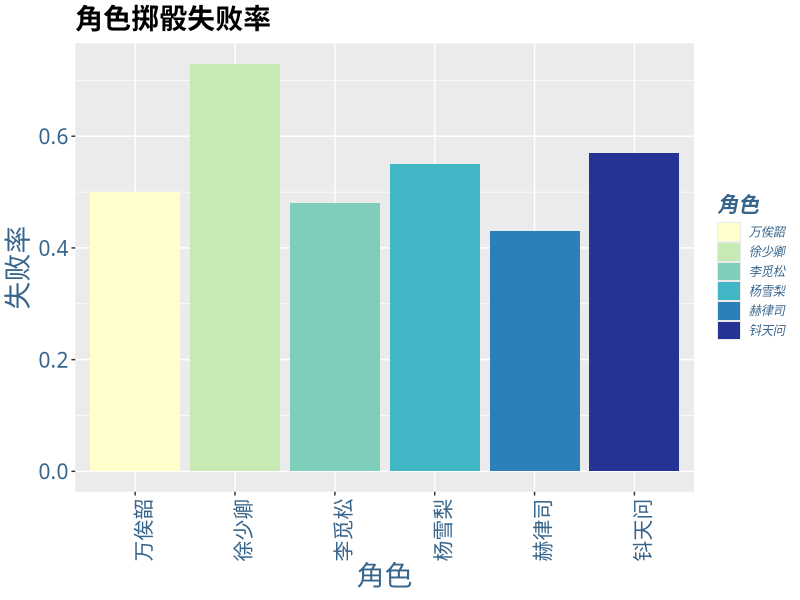
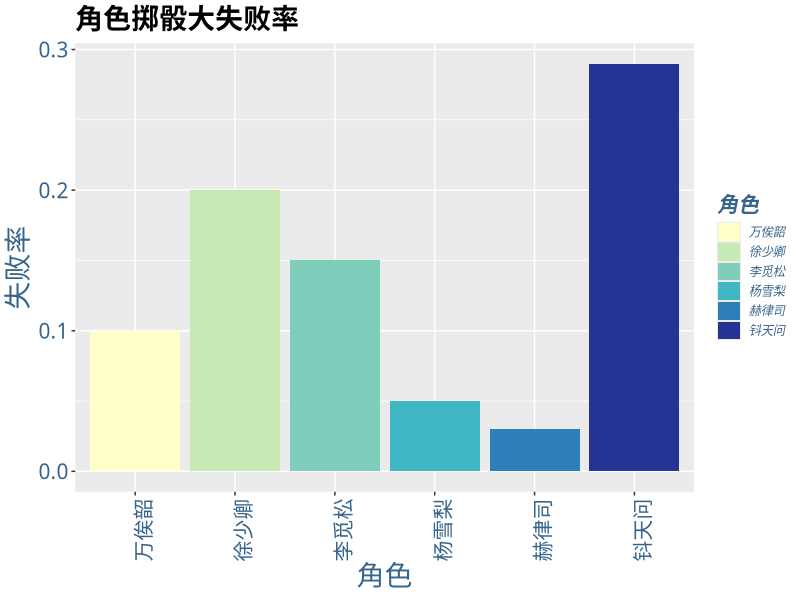
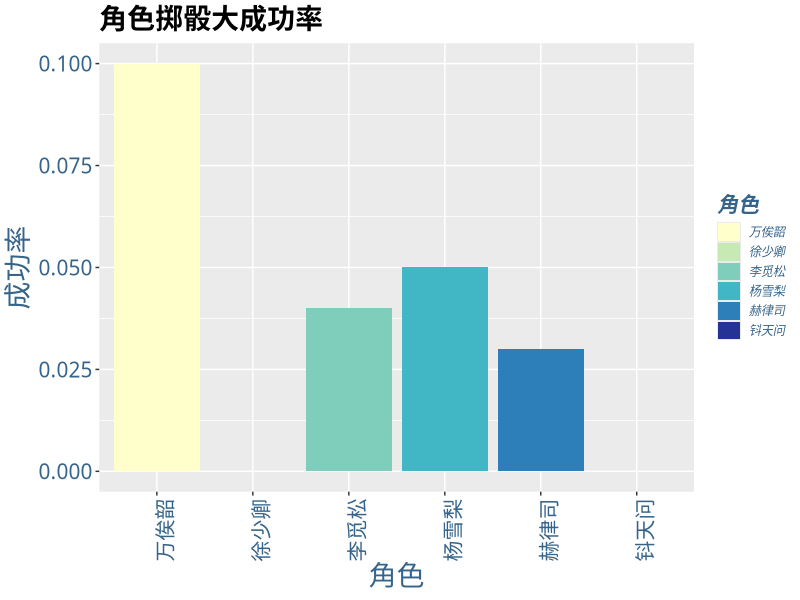
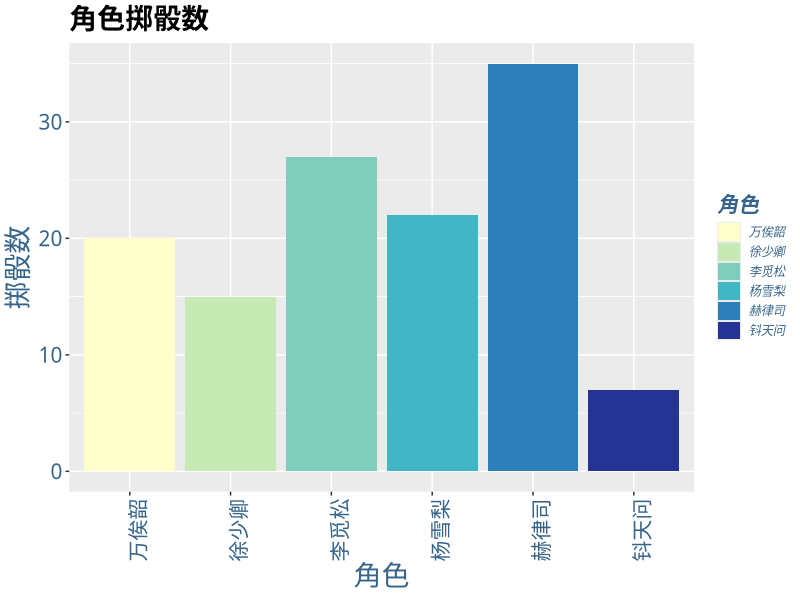
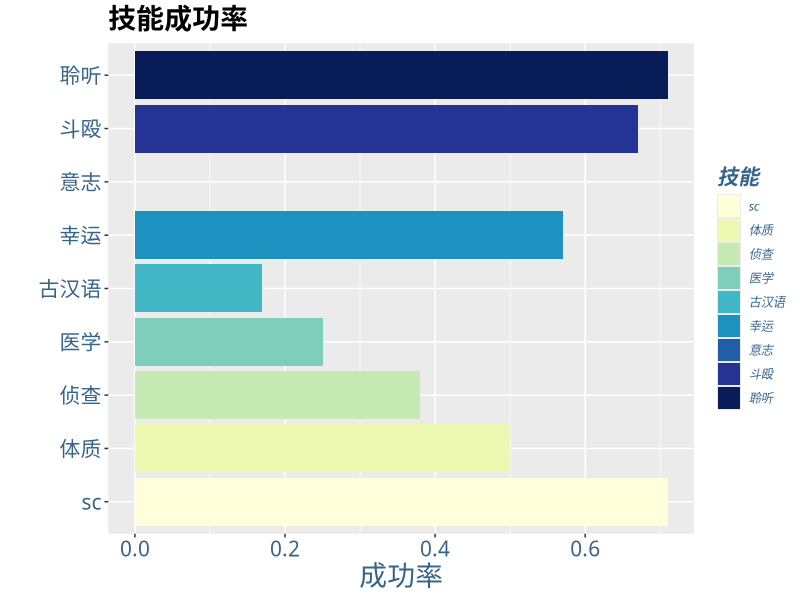

Write the R code that produced these figures, in order. (Note: this script raises an error after producing the figures.)
# ____ ____ ____ ____ ____ ____ 
# ||W |||O |||N |||T |||O |||N ||
# ||__|||__|||__|||__|||__|||__||
# |/__\|/__\|/__\|/__\|/__\|/__\|
# 2020 June 26, v1, @馄饨
# 跑团数据可视化工具
# Contact：qq 2558045098
# 使用前请确保
# 1. csv文件和functions.R文件在同一目录下
# 2. csv文件变量名同示例一致
# 3. 在此界面导航栏Session -> Set Working Directory -> To Source File Location

df <- read.csv("loulan.csv", stringsAsFactors = FALSE) # 将loulan.csv替换为csv文件名
# 如果是第一次运行本程序，运行这两行（之后不用了）
# install.packages("dplyr")
# install.packages("ggplot2")

library("dplyr")
library("ggplot2")

mynamestheme <-
  theme(plot.title = element_text(family = "ZCOOL QingKe HuangYou",
                                  face = "bold", size = (20)),
        legend.title = element_text(colour = "steelblue4",
                                    face = "bold.italic",
                                    family = "ZCOOL QingKe HuangYou",
                                    size = (15)),
        legend.text = element_text(face = "italic",
                                   colour = "steelblue4",
                                   family = "ZCOOL QingKe HuangYou"),
        axis.title = element_text(family = "ZCOOL QingKe HuangYou",
                                  size = (20),
                                  colour = "steelblue4"),
        axis.text = element_text(family = "ZCOOL QingKe HuangYou",
                                 colour = "steelblue4",
                                 size = (15)))

# Based on different player
  player_df <- df %>%
    select("character", "dice", "skill") %>%
    filter(character != "") %>%
    mutate(result = dice - skill) %>%
    group_by(character) %>%
    summarise(
      "sum" = length(result),
      "fail" = length(dice[result > 0]),
      "rate" = round(length(dice[result > 0]) / length(result), 2),
      "extremeF" = round(length(dice[dice >= 95]) / length(result), 2),
      "extremeS" = round(length(dice[dice <= 5]) / length(result), 2)
    )
  
  # Failure Rate 计算角色掷骰失败率
  ggplot(data = player_df) +
    geom_bar(mapping = aes(x = character, y = rate, 
                           fill = character), stat = "identity") +
    ggtitle("角色掷骰失败率") +
    labs(y = "失败率", x = "角色", fill = "角色") +
    mynamestheme +
    theme(
      axis.text.x = element_text(angle = 90),
      legend.key.height = unit(0.5, "cm")
    ) +
    scale_fill_brewer(palette="YlGnBu")
  
  # Extreme Failure Rate 计算角色掷骰大失败率
  ggplot(data = player_df) +
    geom_bar(mapping = aes(x = character, y = extremeF, 
                           fill = character), stat = "identity") +
    ggtitle("角色掷骰大失败率") +
    labs(y = "失败率", x = "角色", fill = "角色") +
    mynamestheme +
    theme(
      axis.text.x = element_text(angle = 90),
      legend.key.height = unit(0.5, "cm")
    ) +
    scale_fill_brewer(palette="YlGnBu")
  
  # Extreme Success Rate 计算角色掷骰大成功率
  ggplot(data = player_df) +
    geom_bar(mapping = aes(x = character, y = extremeS, 
                           fill = character), stat = "identity") +
    ggtitle("角色掷骰大成功率") +
    labs(y = "成功率", x = "角色", fill = "角色") +
    mynamestheme +
    theme(
      axis.text.x = element_text(angle = 90),
      legend.key.height = unit(0.5, "cm")
    ) +
    scale_fill_brewer(palette="YlGnBu")
  
  # Number of Dices 计算角色掷骰数
  ggplot(data = player_df) +
    geom_bar(mapping = aes(x = character, y = sum, 
                           fill = character), stat = "identity") +
    ggtitle("角色掷骰数") +
    labs(y = "掷骰数", x = "角色", fill = "角色") +
    mynamestheme +
    theme(
      axis.text.x = element_text(angle = 90),
      legend.key.height = unit(0.5, "cm")
    ) +
    scale_fill_brewer(palette="YlGnBu")

# Based on Skill
  skill_df <- df %>%
    select("type", "dice", "skill") %>%
    filter(type != "") %>%
    mutate(result = dice - skill) %>%
    group_by(type) %>%
    summarise("sum" = length(result),
              "success" = length(dice[result <= 0]),
              "rate" = round(length(dice[result <= 0]) / length(result), 2)
    ) %>%
    arrange(desc(sum)) %>%
    head(9)
  
  # Failure Rate 计算使用率前九的技能成功率
  ggplot(data = skill_df) +
    geom_bar(mapping = aes(x = type, y = rate, 
                           fill = type), stat = "identity") +
    ggtitle("技能成功率") +
    labs(y = "成功率", x = "", fill = "技能") +
    mynamestheme +
    scale_fill_brewer(palette="YlGnBu") +
    coord_flip()

# v1.2 新增
# Single Player Report
  name <- "伟大的天父和救主克苏鲁" # 更换为意向角色名
  
  single_player_df <- df %>%
    filter(character == name) %>%
    mutate(result = dice - skill) %>%
    summarise("sum" = length(result),
              "success" = length(dice[result <= 0]),
              "rate" = round(length(dice[result <= 0]) / length(result), 4) * 100,
              "extremeF" = length(dice[dice >= 95]),
              "extremeS" = length(dice[dice <= 5])
    )
  
  single_player_skill_df <- df %>%
    filter(character == name) %>%
    mutate(result = dice - skill) %>%
    group_by(type) %>%
    summarise("sum" = length(result),
              "success_rate" = round(length(dice[result <= 0]) / length(result), 4) * 100) %>%
    arrange(desc(sum)) %>%
    head(3) # 使用频率最高的N个技能
  
  skill_helper <- function(df) {
    ret = ""
    for(a in 1:length(df$type)) {
      ret = paste0(ret, df$type[[a]], "(使用", df$sum[[a]], "次，成功率",
                   df$success_rate[[a]], "%), ")
    }
    return(ret)
  }
  ret <- skill_helper(single_player_skill_df)
    
  # 玩家掷骰总结
  print(paste0("玩家", name, "在本次事件中进行了", single_player_df$sum, "次检定，成功"
        , single_player_df$success, "次，成功率为", single_player_df$rate,
          "%。其中大失败", single_player_df$extremeF, "次，大成功", single_player_df$extremeS,
        "次。使用频率最高的", length(single_player_skill_df$type), "个技能为", ret, "最终结局为____。"))


